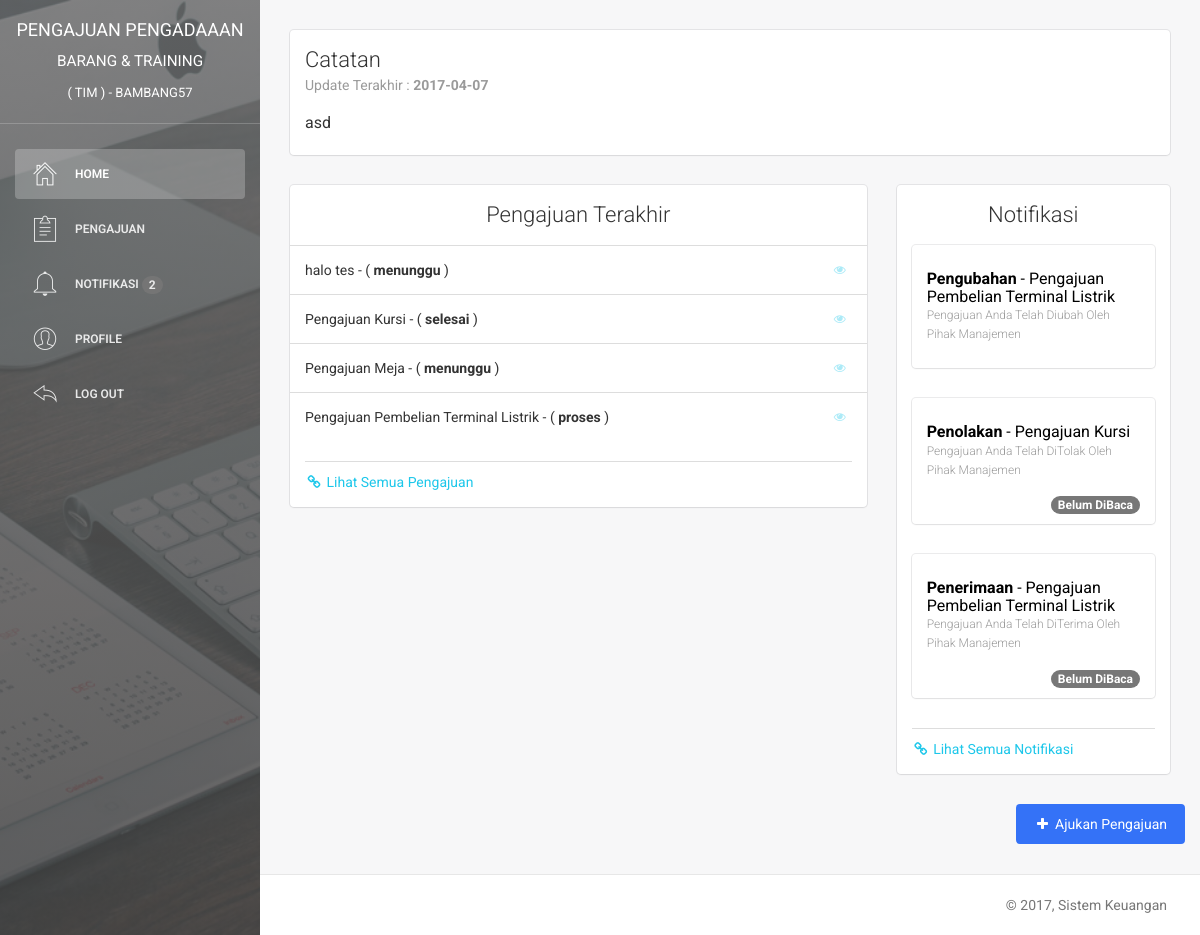
Screenshot of /index (signed in) with the database file from the repository.
### tables this page shows
CREATE TABLE `user` (
  `id_user` int(11) NOT NULL,
  `username` varchar(225) NOT NULL,
  `email` varchar(255) NOT NULL,
  `password` varchar(225) NOT NULL,
  `nama_depan` varchar(225) NOT NULL,
  `nama_belakang` varchar(225) NOT NULL,
  `jk` enum('laki-laki','perempuan') NOT NULL,
  `no_hp` varchar(25) NOT NULL,
  `alamat` text NOT NULL,
  `role` enum('manajemen','tim') NOT NULL,
  `pembuatan_akun` datetime NOT NULL,
  `update_akun` datetime NOT NULL
);

CREATE TABLE `catatan` (
  `id_catatan` varchar(5) NOT NULL,
  `catatan` text NOT NULL,
  `update_catatan` date NOT NULL
);

CREATE TABLE `pengajuan` (
  `id_pengajuan` int(11) NOT NULL,
  `pengajuan` varchar(225) NOT NULL,
  `id_user` int(11) NOT NULL,
  `jenis_pengajuan` varchar(225) NOT NULL,
  `tanggal_pengajuan` date NOT NULL,
  `gambar` varchar(225) NOT NULL,
  `biaya` int(225) NOT NULL,
  `alasan` text NOT NULL,
  `keterangan` text NOT NULL,
  `jadwal_pelaksanaan` date NOT NULL,
  `catatan` text NOT NULL,
  `status` enum('menunggu','proses','selesai') NOT NULL,
  `update_pengajuan` date NOT NULL
);

CREATE TABLE `riwayat` (
  `id_riwayat` int(11) NOT NULL,
  `kegiatan` varchar(225) NOT NULL,
  `kegiatan2` varchar(225) NOT NULL,
  `kegiatan3` varchar(225) NOT NULL,
  `jenis_riwayat` varchar(225) NOT NULL,
  `id_pengajuan` int(11) NOT NULL,
  `tanggal_kegiatan` date NOT NULL,
  `notifikasi` enum('1','0') NOT NULL
);

### index.php (the view, shortened to what this page needs)
<?php
  include 'system/koneksi.php';
?>
<!doctype html>
<html lang="en">
<head>
    <link href="assets/css/bootstrap.min.css" rel="stylesheet" />
    <link href="assets/css/animate.min.css" rel="stylesheet"/>
    <link href="assets/css/light-bootstrap-dashboard.css" rel="stylesheet"/>
    <link href="assets/css/demo.css" rel="stylesheet" />
    <link href="http://maxcdn.bootstrapcdn.com/font-awesome/4.2.0/css/font-awesome.min.css" rel="stylesheet">
    <link href="assets/css/pe-icon-7-stroke.css" rel="stylesheet" />
</head>
<body>
<div class="wrapper">
    <div class="sidebar" data-color="black" data-image="assets/img/sidebar.jpg">
    	<div class="sidebar-wrapper">
            <div class="logo">
                <a href="index" class="simple-text">
<?php
 $query_login = "SELECT * FROM user WHERE email ='$_SESSION[email]'";
    $result_login = mysqli_query($con, $query_login);
    $data_login = mysqli_fetch_assoc($result_login);
    $id_login = $data_login["id_user"];
    $username_login = $data_login["username"];
?>
                    Pengajuan Pengadaaan <small>Barang & Training <br> <small>( TIM ) - <?php echo $username_login ?></small></small>
                </a>
            </div>
            <ul class="nav">
                <li class="active">
                    <a href="index">
                        <i class="pe pe-7s-home"></i>
                        <p>Home</p>
                    </a>
                </li>
                <li>
                    <a href="pengajuan">
                        <i class="pe pe-7s-note2"></i>
                        <p>Pengajuan</p>
                    </a>
                </li>
                <li>
                    <a href="notifikasi">
                        <i class="pe pe-7s-bell"></i>
<?php
    $query_notifikasi = " SELECT a.id_riwayat FROM riwayat
               AS a INNER JOIN pengajuan AS b WHERE a.id_pengajuan = b.id_pengajuan
               AND b.id_user = '$id_login' AND a.notifikasi= '1' ";
    $result_notifikasi = mysqli_query($con, $query_notifikasi);
      $banyakdata_notifikasi = $result_notifikasi->num_rows;
?>
                        <p>Notifikasi
<?php
    if ($banyakdata_notifikasi > 0){
        if( $banyakdata_notifikasi <= 10 ){
            $hasil = $banyakdata_notifikasi;
            echo "<span class='new badge'>$hasil</span>";
        }else{
            $hasil = "10 +";
            echo "<span class='new badge'>$hasil</span>";
        }
    }else{
    }
?>
                        </p>
                    </a>
                </li>
                <li>
                    <a href="profil">
                        <i class="pe pe-7s-user"></i>
                        <p>Profile</p>
                    </a>
                </li>
                <li>
                    <a href="logout" onclick = "if (! confirm('Anda yakin ingin keluar ?')) { return false; }">
                        <i class="pe pe-7s-back"></i>
                        <p>Log out</p>
                    </a>
                </li>
            </ul>
    	</div>
    </div>
    <div class="main-panel">
        <div class="content">
            <div class="container-fluid">
                <div class="row">
                    <div class="col-md-12">
                        <div class="card">
                            <div class="header">
                                    <h4 class="title">Catatan</h4>
    <?php
        $query_catatan = "SELECT * FROM catatan";
        $result_catatan = mysqli_query($con, $query_catatan);
        $data_catatan = mysqli_fetch_assoc($result_catatan);
    ?>
                                        <p class="category">Update Terakhir : <b><?php echo $data_catatan['update_catatan']?></b></p>
                                    </div>
                                    <div class="content">
                                    <p>
    <?php
    if ( $data_catatan['catatan'] == '' ){
        echo "<small style='color:#bfbfbf'>- Tidak ada catatan -</small>";
    }else{
        echo $data_catatan['catatan'];
    }
    ?>
                                    </p>
                            </div>
                        </div>
                    </div>
                </div>
                <div class="row">
                    <div class="col-md-8">
                        <div class="card">
                            <div class="header">
                                <h4 class="title" align="center">
                                    Pengajuan Terakhir <br>
                                </h4>
                            </div>
                            <div class="content">
                                <div class="table-full-width">
                                    <table class="table">
                                        <tbody>
<?php
      $query_pengajuan = "SELECT a.id_pengajuan, a.pengajuan, a.id_user,  b.username, a.status
                            FROM pengajuan AS a INNER JOIN user AS b WHERE a.id_user = b.id_user
                            AND b.username = '$username_login' ORDER BY a.id_pengajuan DESC LIMIT 5 ";
      $result_pengajuan = mysqli_query($con, $query_pengajuan);
      while($data_pengajuan = mysqli_fetch_assoc($result_pengajuan))
      {
                                        echo "<tr>";
                                        	echo "<td> $data_pengajuan[pengajuan] - ( <b>$data_pengajuan[status]</b> )</td>";
                                            echo '<td class="td-actions text-right">
                                                    <a href="detail_pengajuan?id='.$data_pengajuan['id_pengajuan'].'">
                                                        <button type="button" rel="tooltip" title="Lihat Pengajuan" class="btn btn-info btn-simple btn-xs">
                                                            <i class="fa fa-eye"></i>
                                                        </button>
                                                    </a>
                                                </td>';
                                        echo "</tr>";
      }
?>
                                        </tbody>
                                    </table>
                                </div>
                                <div class="footer">
                                    <hr>
                                    <div class="stats">
                                        <a href="pengajuan"><i class="fa fa-link"></i> Lihat Semua Pengajuan </a>
                                    </div>
                                </div>
                            </div>
                        </div>
                    </div>
                    <div class="col-md-4">
                        <div class="card">
                            <div class="header">
                                <h4 class="title" align="center">
                                Notifikasi
                                </h4>
                            </div>
                            <div class="content">
<?php
    $query2 = "SELECT a.id_riwayat, a.kegiatan, a.id_pengajuan, b.pengajuan, a.jenis_riwayat, a.kegiatan3,
               a.tanggal_kegiatan, b.id_user, a.notifikasi FROM riwayat
               AS a INNER JOIN pengajuan AS b WHERE a.id_pengajuan = b.id_pengajuan
               AND b.id_user = '$id_login' ORDER BY id_riwayat DESC LIMIT 3" ;
      $result2 = mysqli_query($con, $query2);
      while($data2 = mysqli_fetch_assoc($result2)){
                    echo '<a href="system/notifikasi_pengajuan?id='.$data2['id_riwayat'].'" style="color:black">';
                        echo '<div class="card">';
                            echo '<div class="content">';
                                echo '<h5><b>'.$data2['jenis_riwayat'].'</b> - '.$data2['pengajuan'].'
                                <br>
                                <small>'.$data2['kegiatan3'].'</small></h5>';
    if ($data2['notifikasi'] == "1"){
                            echo '<div align="right">';
                                echo '<span class="new badge">Belum DiBaca</span>';
                            echo '</div>';
    }
    else{
    }
                            echo '</div>';
                        echo '</div>';
                    echo '</a>';
      }
?>
                                <div class="footer">
                                    <hr>
                                    <div class="stats">
                                        <a href="notifikasi"><i class="fa fa-link"></i> Lihat Semua Notifikasi </a>
                                    </div>
                                </div>
                            </div>
                        </div>
                    </div>
                </div>
                <div class="row">
                    <div align="right">
                        <a href="ajukan_pengajuan">
                            <button type="button" rel="tooltip" class="btn btn-primary btn-fill">
                                <i class="fa fa-plus"></i> Ajukan Pengajuan
                            </button>
                        </a>
                    </div>
                </div>
            </div>
        </div>
        <footer class="footer">
            <div class="container-fluid">
                <p class="copyright pull-right">
                    &copy; <script>document.write(new Date().getFullYear())</script>, Sistem Keuangan
                </p>
            </div>
        </footer>
    </div>
</div>
</body>
</html>

### rows the page displays
user: username "BAMBANG57"
catatan: update_catatan "2017-04-07", catatan "asd"
pengajuan: pengajuan "halo tes", status "menunggu"
pengajuan: pengajuan "Pengajuan Kursi", status "selesai"
pengajuan: pengajuan "Pengajuan Meja", status "menunggu"
pengajuan: pengajuan "Pengajuan Pembelian Terminal Listrik", status "proses"
riwayat: jenis_riwayat "Pengubahan", id_pengajuan.pengajuan "Pengajuan Pembelian Terminal Listrik", kegiatan3 "Pengajuan Anda Telah Diubah Oleh Pihak Manajemen"
riwayat: jenis_riwayat "Penolakan", id_pengajuan.pengajuan "Pengajuan Kursi", kegiatan3 "Pengajuan Anda Telah DiTolak Oleh Pihak Manajemen", notifikasi "Belum DiBaca"
riwayat: jenis_riwayat "Penerimaan", id_pengajuan.pengajuan "Pengajuan Pembelian Terminal Listrik", kegiatan3 "Pengajuan Anda Telah DiTerima Oleh Pihak Manajemen", notifikasi "Belum DiBaca"

### other values shown
$hasil "2"
